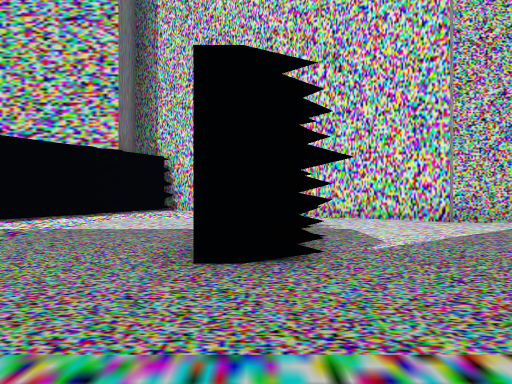
[1] (above)

16 first-person views from a walk through a scene from a Unity 3-D project. The camera is 1.2 m above the floor, looks level and sees 70° across. The floor is counted in squares, 2 m on a side. Each view is taken from the middle of a square. On the plan, view 1 faces up. The plan holds only what a view shows up to about 10 squares ahead; the rest is blank. The place goes on beyond the plan. The player character is not drawn.

[2]
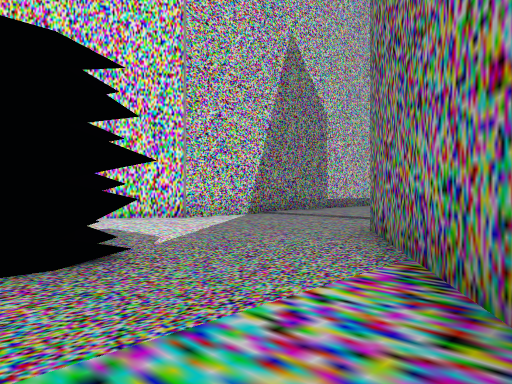

[3]
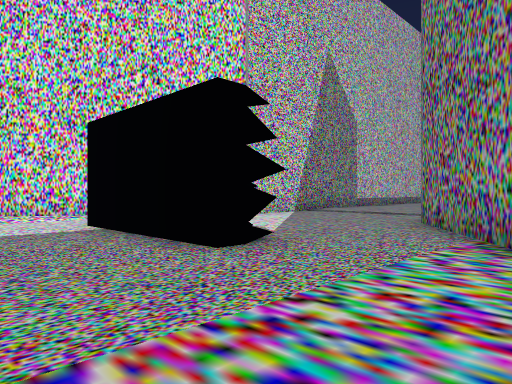

[4]
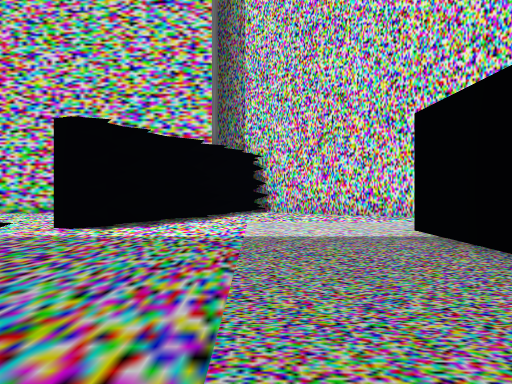

[5]
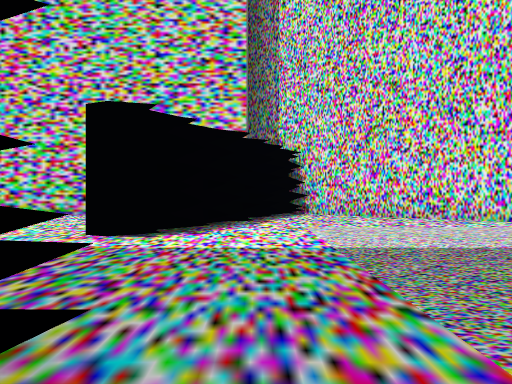

[6]
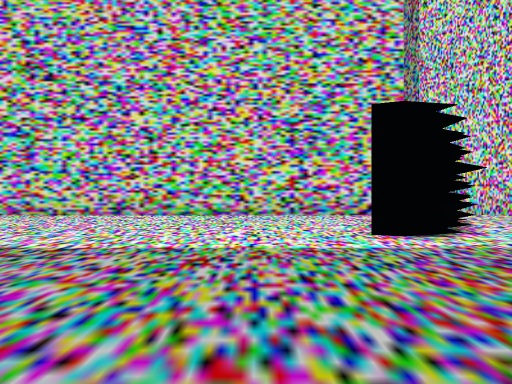

[7]
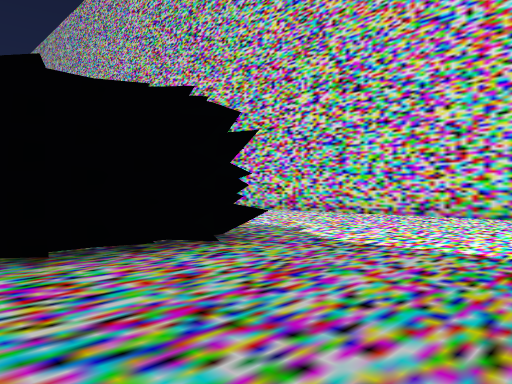

[8]
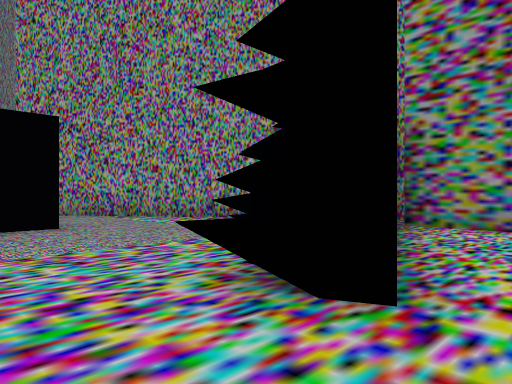

[9]
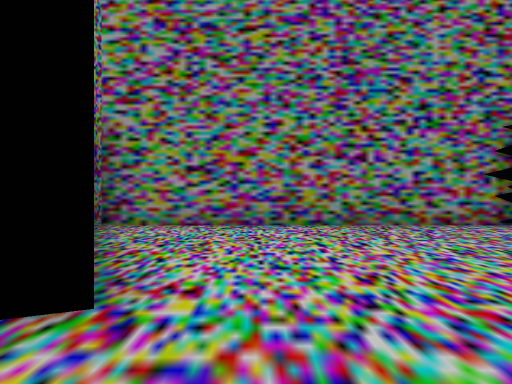

[10]
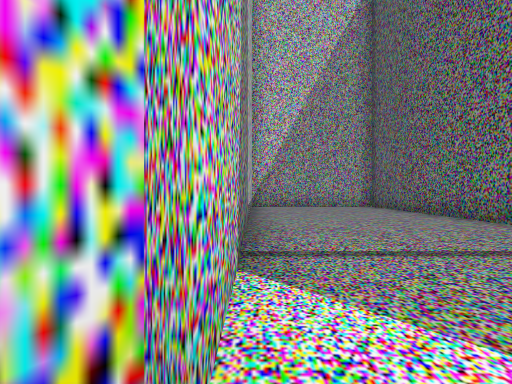

[11]
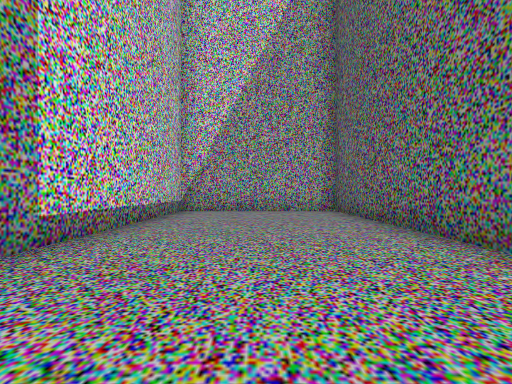

[12]
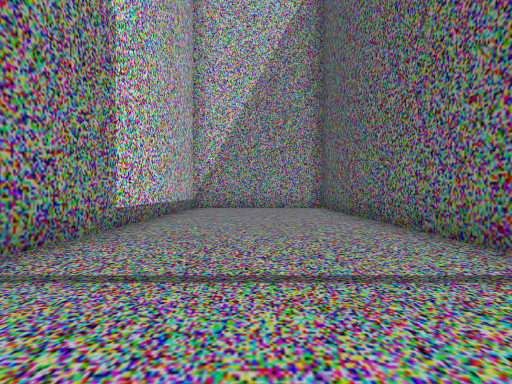

[13]
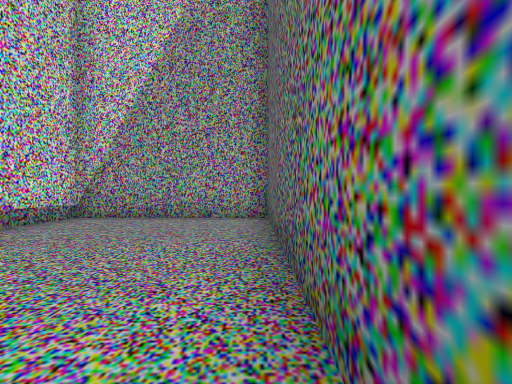

[14]
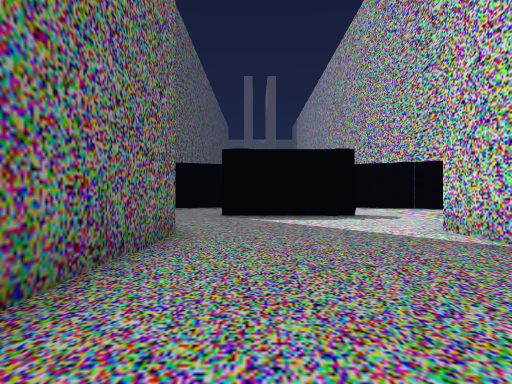

[15]
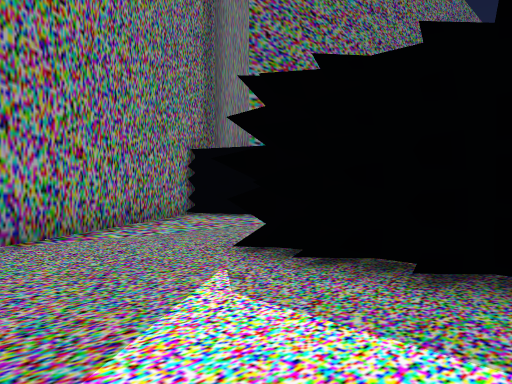

[16]
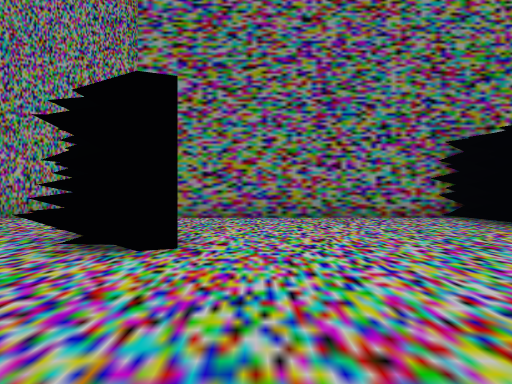

### Floor plan
Key: @ floor where view 1 was taken; # wall or solid block; . floor.
Columns run from 14 left of view 1 to 16 right of it. Each row starts with its distance up from view 1.
 12 ##############
 11 .......... ..##
 10 .........  ...###
  9 .........##.....##
  8 ........ #.......##############
  7  ....... ......................
  6  #............ ................
  5    #.......... ................
  4     ..........#................
  3    .....##.....................
  2    ...... ........#############
  1     .....  .....###
  0     ...... ...@##
 -1    .......  .###
 -2   ############

Where each view was taken, in squares from view 1:
view 1: 0 up, 0 right, facing up
view 2: 0 up, 1 left, facing up-right
view 3: 0 up, 3 left, facing up-right
view 4: 1 up, 3 left, facing up
view 5: 2 up, 4 left, facing up
view 6: 2 up, 8 left, facing up
view 7: 2 up, 8 left, facing up-left
view 8: 5 up, 7 left, facing down-right
view 9: 5 up, 7 left, facing down
view 10: 7 up, 3 right, facing right
view 11: 5 up, 6 right, facing right
view 12: 5 up, 4 right, facing right
view 13: 3 up, 8 right, facing right
view 14: 4 up, 10 right, facing left
view 15: 6 up, 3 right, facing down-left
view 16: 7 up, 7 left, facing down
